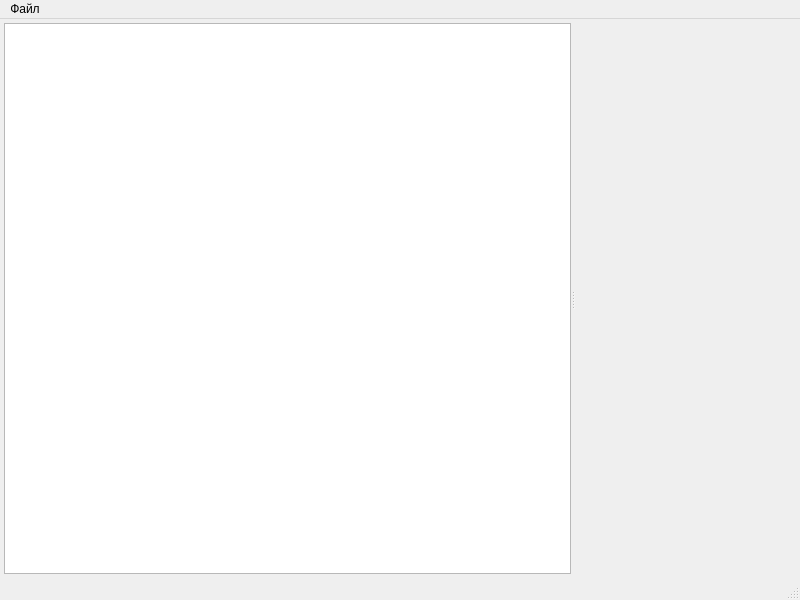
<?xml version="1.0" encoding="UTF-8"?>
<ui version="4.0">
 <class>BlockEngineWindow</class>
 <widget class="QMainWindow" name="BlockEngineWindow">
  <property name="geometry">
   <rect>
    <x>0</x>
    <y>0</y>
    <width>800</width>
    <height>600</height>
   </rect>
  </property>
  <property name="windowTitle">
   <string>MainWindow</string>
  </property>
  <widget class="QWidget" name="centralwidget">
   <layout class="QVBoxLayout" name="verticalLayout">
    <property name="leftMargin">
     <number>4</number>
    </property>
    <property name="topMargin">
     <number>4</number>
    </property>
    <property name="rightMargin">
     <number>4</number>
    </property>
    <property name="bottomMargin">
     <number>4</number>
    </property>
    <item>
     <widget class="QSplitter" name="splitter">
      <property name="sizePolicy">
       <sizepolicy hsizetype="Expanding" vsizetype="Expanding">
        <horstretch>0</horstretch>
        <verstretch>0</verstretch>
       </sizepolicy>
      </property>
      <property name="orientation">
       <enum>Qt::Horizontal</enum>
      </property>
      <widget class="QListWidget" name="block_list"/>
      <widget class="QWidget" name="scheme_editor" native="true"/>
     </widget>
    </item>
   </layout>
  </widget>
  <widget class="QMenuBar" name="menubar">
   <property name="geometry">
    <rect>
     <x>0</x>
     <y>0</y>
     <width>800</width>
     <height>21</height>
    </rect>
   </property>
   <widget class="QMenu" name="menu">
    <property name="title">
     <string>Файл</string>
    </property>
    <addaction name="action_new"/>
    <addaction name="action_open"/>
    <addaction name="action_save"/>
    <addaction name="action_save_as"/>
   </widget>
   <addaction name="menu"/>
  </widget>
  <widget class="QStatusBar" name="statusbar"/>
  <action name="action_open">
   <property name="text">
    <string>Открыть</string>
   </property>
  </action>
  <action name="action_new">
   <property name="text">
    <string>Новый</string>
   </property>
  </action>
  <action name="action_save">
   <property name="text">
    <string>Сохранить</string>
   </property>
  </action>
  <action name="action_save_as">
   <property name="text">
    <string>Сохранить как</string>
   </property>
  </action>
 </widget>
 <resources/>
 <connections/>
</ui>
